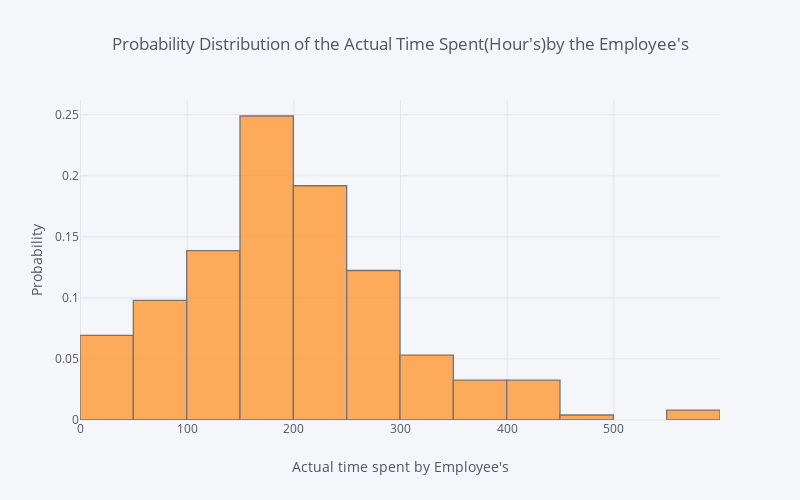

The notebook cell this image was saved under:
### Markdown cell above
## Observation: 
**Most Employee's Total Working hours are 200-300(i.e- around 80% of the employee's)**

### Code cell
train['ActualTimeSpent'].iplot(kind='histogram', dimensions=(800,500), histnorm='probability', 
                              xTitle="Actual time spent by Employee's",
                              yTitle="Probability",
                              title="Probability Distribution of the Actual Time Spent(Hour's)by the Employee's")

### Figure 1 — Plotly figure (JSON) as saved in the notebook; plotly's stock layout.template omitted (floating-point values rounded to 4 significant figures; data arrays with more than 128 entries replaced by an {"elided": "..."} marker saying what was removed)
{"data": [{"histfunc": "count", "histnorm": "probability", "marker": {"color": "rgba(255, 153, 51, 1.0)", "line": {"color": "#4D5663", "width": 1.3}}, "name": "ActualTimeSpent", "opacity": 0.8, "orientation": "v", "type": "histogram", "uid": "c0b37e76-4932-4182-b621-1359efa1ee25", "x": {"elided": "245 int values"}}], "layout": {"barmode": "overlay", "height": 500, "legend": {"bgcolor": "#F5F6F9", "font": {"color": "#4D5663"}}, "paper_bgcolor": "#F5F6F9", "plot_bgcolor": "#F5F6F9", "title": {"font": {"color": "#4D5663"}, "text": "Probability Distribution of the Actual Time Spent(Hour's)by the Employee's"}, "width": 800, "xaxis": {"autorange": true, "gridcolor": "#E1E5ED", "range": [-0.5, 599.5], "showgrid": true, "tickfont": {"color": "#4D5663"}, "title": {"font": {"color": "#4D5663"}, "text": "Actual time spent by Employee's"}, "type": "linear", "zerolinecolor": "#E1E5ED"}, "yaxis": {"autorange": true, "gridcolor": "#E1E5ED", "range": [0, 0.2621], "showgrid": true, "tickfont": {"color": "#4D5663"}, "title": {"font": {"color": "#4D5663"}, "text": "Probability"}, "zerolinecolor": "#E1E5ED"}}}
